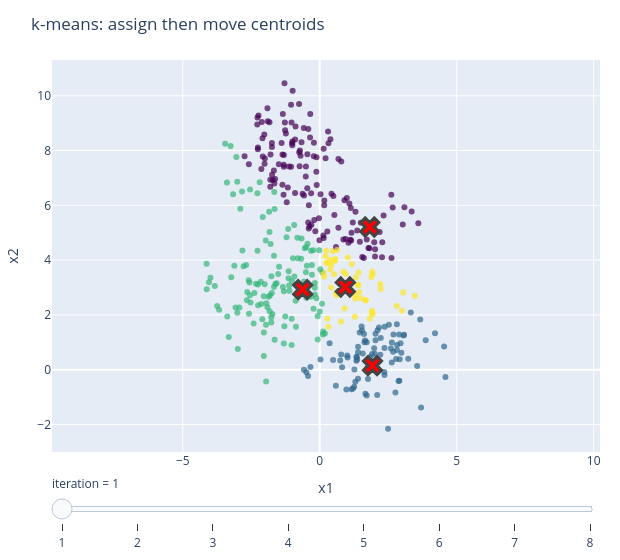

This figure's notebook cell:
### Markdown cell above
## 1. k-means — 重心への割り当てと更新

k-means は次を交互に繰り返し、**クラスタ内二乗和(inertia)** を最小化します:

1. **割り当て**: 各点を最も近い重心に割り当てる
2. **更新**: 各クラスタの重心をその点群の平均に移す

$$
\min_{C}\ \sum_{j=1}^{k}\sum_{x\in C_j}\lVert x - \mu_j\rVert^2
$$

下のスライダー(静的 HTML 可)で、反復ごとに重心が移動し収束する様子を見ます。

### Code cell
X, _ = datasets.make_blobs_dataset(n=400, centers=4, cluster_std=1.1, seed=0)
rng = np.random.default_rng(7)
k = 4
centroids = X[rng.choice(len(X), k, replace=False)].copy()

cent_hist, label_hist = [centroids.copy()], []
for _ in range(8):
    d = ((X[:, None, :] - centroids[None, :, :]) ** 2).sum(-1)
    labels = d.argmin(1)
    label_hist.append(labels.copy())
    centroids = np.array([X[labels == j].mean(0) if (labels == j).any() else centroids[j] for j in range(k)])
    cent_hist.append(centroids.copy())

def traces(i):
    labels = label_hist[i]
    c = cent_hist[i]
    return [
        go.Scatter(x=list(X[:, 0]), y=list(X[:, 1]), mode="markers",
                   marker={"color": list(map(int, labels)), "colorscale": "Viridis", "size": 6, "opacity": 0.7},
                   showlegend=False),
        go.Scatter(x=list(c[:, 0]), y=list(c[:, 1]), mode="markers",
                   marker={"color": "red", "symbol": "x", "size": 16, "line": {"width": 3}}, showlegend=False),
    ]

frames = [go.Frame(name=str(i + 1), data=traces(i), layout={"title": f"iteration {i + 1}"})
          for i in range(len(label_hist))]
fig = go.Figure(data=traces(0), frames=frames)
steps = [{"args": [[f.name], {"frame": {"duration": 0, "redraw": True}, "mode": "immediate"}],
          "label": f.name, "method": "animate"} for f in frames]
fig.update_layout(sliders=[{"steps": steps, "currentvalue": {"prefix": "iteration = "}}],
                  title="k-means: assign then move centroids", width=620, height=560,
                  xaxis={"title": "x1"}, yaxis={"title": "x2", "scaleanchor": "x"},
                  margin={"l": 50, "r": 20, "t": 60, "b": 40})
fig.show()

### Figure 1 — Plotly figure (JSON) as saved in the notebook; plotly's stock layout.template omitted (floating-point values rounded to 4 significant figures; data arrays with more than 128 entries replaced by an {"elided": "..."} marker saying what was removed)
{"data": [{"marker": {"color": {"elided": "400 int values"}, "colorscale": [[0.0, "#440154"], [0.1111, "#482878"], [0.2222, "#3e4989"], [0.3333, "#31688e"], [0.4444, "#26828e"], [0.5556, "#1f9e89"], [0.6667, "#35b779"], [0.7778, "#6ece58"], [0.8889, "#b5de2b"], [1.0, "#fde725"]], "opacity": 0.7, "size": 6}, "mode": "markers", "showlegend": false, "type": "scatter", "x": {"elided": "400 float values"}, "y": {"elided": "400 float values"}}, {"marker": {"color": "red", "line": {"width": 3}, "size": 16, "symbol": "x"}, "mode": "markers", "showlegend": false, "type": "scatter", "x": [1.825, 1.925, -0.6232, 0.9331], "y": [5.21, 0.1495, 2.924, 3.019]}], "layout": {"height": 560, "margin": {"b": 40, "l": 50, "r": 20, "t": 60}, "sliders": [{"currentvalue": {"prefix": "iteration = "}, "steps": [{"args": [["1"], {"frame": {"duration": 0, "redraw": true}, "mode": "immediate"}], "label": "1", "method": "animate"}, {"args": [["2"], {"frame": {"duration": 0, "redraw": true}, "mode": "immediate"}], "label": "2", "method": "animate"}, {"args": [["3"], {"frame": {"duration": 0, "redraw": true}, "mode": "immediate"}], "label": "3", "method": "animate"}, {"args": [["4"], {"frame": {"duration": 0, "redraw": true}, "mode": "immediate"}], "label": "4", "method": "animate"}, {"args": [["5"], {"frame": {"duration": 0, "redraw": true}, "mode": "immediate"}], "label": "5", "method": "animate"}, {"args": [["6"], {"frame": {"duration": 0, "redraw": true}, "mode": "immediate"}], "label": "6", "method": "animate"}, {"args": [["7"], {"frame": {"duration": 0, "redraw": true}, "mode": "immediate"}], "label": "7", "method": "animate"}, {"args": [["8"], {"frame": {"duration": 0, "redraw": true}, "mode": "immediate"}], "label": "8", "method": "animate"}]}], "title": {"text": "k-means: assign then move centroids"}, "width": 620, "xaxis": {"title": {"text": "x1"}}, "yaxis": {"scaleanchor": "x", "title": {"text": "x2"}}}}
